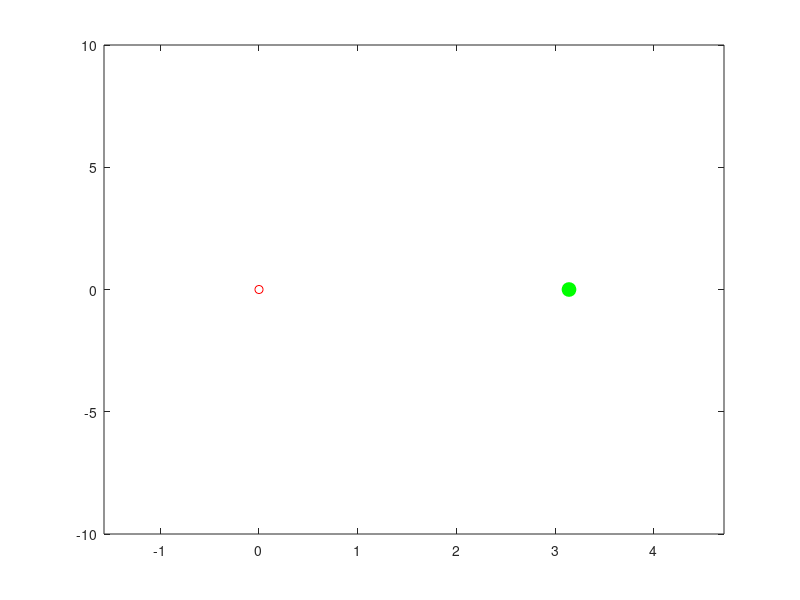

Source code (MATLAB): (Note: this script raises an error after producing the figure.)
%% Code setup (Do not modify, but please read) %%%%%%%%%%%%%%%%%%%%%%%%%%%%%%%%%%%%%%%%%%%%%

% Bounds on world
world_bounds_th = [-pi/2,(3/2)*pi];
world_bounds_thdot = [-10,10];

% Start and goal positions
figure(1); clf;
xy_start = [0;0]; plot(xy_start(1),xy_start(2),'bo','MarkerFaceColor','b','MarkerSize',10);
xy_goal = [pi;0]; plot(xy_goal(1),xy_goal(2),'go','MarkerFaceColor','g','MarkerSize',10); drawnow;

% Initialize RRT. The RRT will be represented as a 2 x N list of points. So
% each column represents a vertex of the tree.
rrt_tree = [];
for i = 1:1000
    field1 = 'parent';  value1 = -1;
    field2 = 'children';  value2 = [-1];
    field3 = 'action';  value3 = [0];
    field4 = 'cost';  value4 = -1;
    field5 = 'vertex'; value5 = [0;0];
    field6 = 'time'; value6 = [0];
    node = struct(field1,value1,field2,value2,field3,value3,field4,value4,field5,value5,field6,value6);
    rrt_tree = [rrt_tree node];
end

rrt_tree(1).parent = 1;
rrt_tree(1).cost = 0;
rrt_tree(1).vertex = xy_start;
stop_program = 0;
best_cost = [];
Q = eye(2);
R = 1.0;
T = 1.0;
N = 1;
active_nodes = 0;
prune = 1;
explore = 1;
nearGoal = false; % This will be set to true if goal has been reached
minDistGoal = 0.25; % This is the convergence criterion. We will declare
                    % success when the tree reaches within 0.25 in distance
                    % from the goal. DO NOT MODIFY.

path = zeros(1,1000);
%% %%%%%%%%%%%%%%%%%%%%%%%%%%%%%%%%%%%%%%%%%%%%%%%%%%%%%%%%%%%%%%%%%%%%%%%%%%%%%%%%%%%%%%%%%%%%

%% FILL ME IN %%%%%%%%%%%%%%%%%%%%%%%%%%%%%%%%%%%%%%%%%%%%%%%%%%%%%%%%%%%%%%%%%%%%%%%%%%%%%%%%%
% Choose one of these methods
% method = 'euclidean'; % Euclidean distance metric (part b of problem)
 method = 'lqr'; % LQR distance metric (part d of problem)
 %method = 'dircol';
%% %%%%%%%%%%%%%%%%%%%%%%%%%%%%%%%%%%%%%%%%%%%%%%%%%%%%%%%%%%%%%%%%%%%%%%%%%%%%%%%%%%%%%%%%%%%%


figure(1); hold on;
axis([world_bounds_th, world_bounds_thdot]);
hxy = plot(0,0,'ro');
found = 0;
xy_debug = [0;0];
K_debug = [0;0];
tic
% RRT* algorithm
while ~nearGoal
    % Sample point
    rnd = rand(1);
    % With probability 0.1, sample the goal. This promotes movement to the
    % goal.
    if rnd < 0.1
        xy = xy_goal;
    else
        % Sample from space with probability 0.9
        xs = (world_bounds_th(2) - world_bounds_th(1))*rand(1) + world_bounds_th(1);
        ys = (world_bounds_thdot(2) - world_bounds_thdot(1))*rand(1) + world_bounds_thdot(1);
        xy = [xs;ys];
    end
    
    [K,S,index] = closestVertexLQR(rrt_tree(1:N),xy,Q,R); % Write this function
    %avoid collisions
    [new_vert,action,time,cost] = steerLQR(rrt_tree(index).vertex,xy,K,S,Q,R,T,explore); 
    if time(size(time,1)) == 0
        continue;
    end
    if rrt_tree(index).children ~= -1
        for i = 1:size(rrt_tree(index).children,2)
            if norm(new_vert - rrt_tree(rrt_tree(index).children(i)).vertex) < 0.001
                continue;
            end
        end
    end
    delete(hxy);
    figure(1);
    hxy = plot(xy(1),xy(2),'r.');axis([world_bounds_th, world_bounds_thdot]);
    
    
    %%%%%%%%%%%%%%%%%%%%%%%%%%%%%%%%%%%%%%%%%%%%%%%%%%%%%%%%%%%%%%%%%%%%%%%%%%%%%%%%%%%%
    
     
    % Plot extension (Comment the next few lines out if you want your code to
    % run a bit quicker. The plotting is useful for debugging though.)
%     figure(1)
%     hold on
%     plot(new_vert(1),new_vert(2),'bo','MarkerFaceColor','b','MarkerSize',5);
%     %Plot line (but only if we are not wrapping to the other side of the
%     %plot)
%     if abs(rrt_tree(index).vertex(1) - new_vert(1)) < 0.75*(2*pi)
%         line([rrt_tree(index).vertex(1),new_vert(1)],[rrt_tree(index).vertex(2),new_vert(2)]);
%     end
%     axis([world_bounds_th, world_bounds_thdot]);

    
    active_nodes = active_nodes + 1;
    N = N+1;
    if N > size(rrt_tree,2)
        field1 = 'parent';  value1 = -1;
        field2 = 'children';  value2 = [-1];
        field3 = 'action';  value3 = [0];
        field4 = 'cost';  value4 = -1;
        field5 = 'vertex'; value5 = [0;0];
        field6 = 'time'; value6 = [0];
        node = struct(field1,value1,field2,value2,field3,value3,field4,value4,field5,value5,field6,value6);
        rrt_tree = [rrt_tree node];
    end
    rrt_tree(N).vertex = new_vert;
    rrt_tree(N).action = action;
    rrt_tree(N).time = time;
    rrt_tree(N).cost = rrt_tree(index).cost + cost;
    rrt_tree(N).parent = index;
    if rrt_tree(index).children == -1
        rrt_tree(index).children = N;
    else
        rrt_tree(index).children = [rrt_tree(index).children N];
    end
    if ~explore
        %T = 0.05;
        rrt_tree = rewireLQR(rrt_tree,N,Q,R,T,active_nodes,explore);
    end
    
    if mod(N,10) == 0
        disp('iteration number:');
        disp(N);
        if found
            disp('current cost:');
            disp(current_cost);
            disp('active nodes:');
            disp(active_nodes);
        end
    end
    %disp(toc);
    
    
    
%     figure(1)
%     %plot(rrt_verts(1,:),rrt_verts(2,:),'bo','MarkerFaceColor','b','MarkerSize',5);
%     %for i = 1:size(path,2)-1
%     for i = 1:N
%         %disp(i);
%         if abs(rrt_tree(i).vertex(1) - rrt_tree(rrt_tree(i).parent).vertex(1)) < 0.75*(2*pi)
%             %if abs(path(1,i) - path(1,i+1)) < 0.75*(2*pi)
%             line([rrt_tree(rrt_tree(i).parent).vertex(1),rrt_tree(i).vertex(1)],[rrt_tree(rrt_tree(i).parent).vertex(2),rrt_tree(i).vertex(2)]);
%             %line([closest_vert(1),new_vert(1)],[closest_vert(2),new_vert(2)]);
%             %line([path(1,i),path(1,i + 1)],[path(2,i),path(2,i+1)]);
%         end
%         %line([rrt_verts(1,rrt_tree(i)),rrt_verts(1,i)],[rrt_verts(2,rrt_tree(i)),rrt_verts(2,i)]);
%         %line([path(1,i),path(1,i + 1)],[path(2,i),path(2,i+1)]);
%     end
    
    
    
    % Check if we have reached goal
    for i = 1:N
        if norm(xy_goal - rrt_tree(i).vertex) < minDistGoal
            if found == 0
                goal_vert = i;
                current_cost = rrt_tree(goal_vert).cost;
                disp('FOUND GOAL')
                disp(N);
                disp('descending cost');
                disp(current_cost);
                path = reconstruct_path(rrt_tree,goal_vert);
                best_cost = [toc;current_cost];
                %stop_program = 1;
                %break;
            else
                if rrt_tree(i).cost < current_cost
                    goal_vert = i;
                    current_cost = rrt_tree(goal_vert).cost;
                    disp('FOUND GOAL')
                    disp(i);
                    disp('descending cost');
                    disp(current_cost);
                    path = reconstruct_path(rrt_tree,goal_vert);
                    best_cost = cat(2,best_cost,[toc;current_cost]);
                    disp('best cost: ')
                    disp(best_cost);
                    disp(path);
                    stop_program = 1;
                end
            end
            found = 1;
            explore = 0;
            Q = eye(2);
            T = 5.0;
        end
        if found && prune
            if rrt_tree(i).cost > current_cost
                active_nodes = active_nodes - 1;
                field1 = 'parent';  value1 = -1;
                field2 = 'children';  value2 = [-1];
                field3 = 'action';  value3 = [0];
                field4 = 'cost';  value4 = -1;
                field5 = 'vertex'; value5 = [0;0];
                field6 = 'time'; value6 = [0];
                node = struct(field1,value1,field2,value2,field3,value3,field4,value4,field5,value5,field6,value6);
                rrt_tree(i) = node;
            end
        end
    end
    if stop_program
        break;
    end
    if N == 500
        disp('best cost: ')
        disp(best_cost);
        break;
    end       
end
% Plot vertices in RRT
%hold on;
%plot(rrt_verts(1,:),rrt_verts(2,:),'bo','MarkerFaceColor','b','MarkerSize',5);
% figure(2)
% xy_start = [0;0]; plot(xy_start(1),xy_start(2),'bo','MarkerFaceColor','b','MarkerSize',10);
% xy_goal = [pi;0]; plot(xy_goal(1),xy_goal(2),'go','MarkerFaceColor','g','MarkerSize',10); drawnow;
% plot(final_path(1,:),final_path(2,:),'bo','MarkerFaceColor','b','MarkerSize',5);
if found
    figure()
    %plot(rrt_verts(1,:),rrt_verts(2,:),'bo','MarkerFaceColor','b','MarkerSize',5);
    for i = 1:size(path,2)-1
        %for i = 1:N
        %disp(i);
        %if abs(rrt_tree(i).vertex(1) - rrt_tree(rrt_tree(i).parent).vertex(1)) < 0.75*(2*pi)
        if abs(path(1,i) - path(1,i+1)) < 0.75*(2*pi)
            %line([rrt_tree(rrt_tree(i).parent).vertex(1),rrt_tree(i).vertex(1)],[rrt_tree(rrt_tree(i).parent).vertex(2),rrt_tree(i).vertex(2)]);
            %line([closest_vert(1),new_vert(1)],[closest_vert(2),new_vert(2)]);
            line([path(1,i),path(1,i + 1)],[path(2,i),path(2,i+1)]);
        end
        %line([rrt_verts(1,rrt_tree(i)),rrt_verts(1,i)],[rrt_verts(2,rrt_tree(i)),rrt_verts(2,i)]);
        %line([path(1,i),path(1,i + 1)],[path(2,i),path(2,i+1)]);
    end
end
